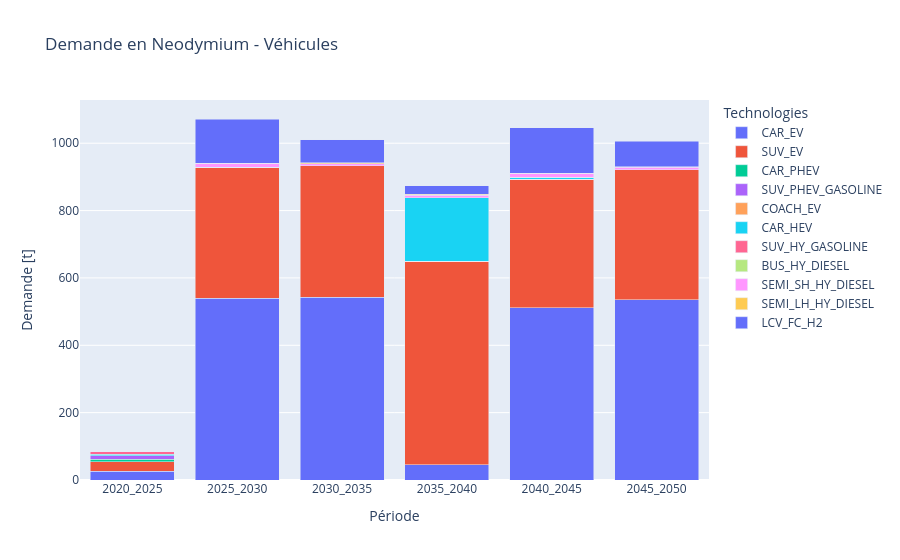

Notebook cell for this chart:
### Code cell
mi_vehicles = {
    'CAR_EV': 695,
    'SUV_EV': 695,
    'CAR_PHEV': 450,
    'SUV_PHEV_GASOLINE': 450,
    'COACH_EV': 1700,
    'CAR_HEV': 278,
    'SUV_HY_GASOLINE': 278,
    'BUS_HY_DIESEL': 278,
    'SEMI_SH_HY_DIESEL': 278,
    'SEMI_LH_HY_DIESEL': 278,
    'LCV_FC_H2': 577,
}

df_demand_vehicles = df_vehicles.multiply(pd.Series(mi_vehicles), axis=0)*0.88 / 1e6

df_melted = df_demand_vehicles.T.reset_index().rename(columns={'index': 'Période'}).melt(
    id_vars='Période', var_name='Technologies', value_name='Demande [t]'
)

fig = px.bar(df_melted, x='Période', y='Demande [t]', color='Technologies', barmode='stack',
             title='Demande en Neodymium - Véhicules')
fig.update_layout(xaxis_title='Période', yaxis_title='Demande [t]')
fig.show()

#filepath = os.path.join(save_dir, 'neo_demand_vehicles.png')
#fig.write_image(filepath)

### Figure 1 — Plotly figure (JSON) as saved in the notebook; plotly's stock layout.template omitted (floating-point values rounded to 4 significant figures)
{"data": [{"hovertemplate": "Technologies=CAR_EV<br>Période=%{x}<br>Demande [t]=%{y}<extra></extra>", "legendgroup": "CAR_EV", "marker": {"color": "#636efa", "pattern": {"shape": ""}}, "name": "CAR_EV", "orientation": "v", "showlegend": true, "textposition": "auto", "type": "bar", "x": ["2020_2025", "2025_2030", "2030_2035", "2035_2040", "2040_2045", "2045_2050"], "xaxis": "x", "y": [25.46, 540.0, 541.9, 45.93, 512.2, 535.7], "yaxis": "y"}, {"hovertemplate": "Technologies=SUV_EV<br>Période=%{x}<br>Demande [t]=%{y}<extra></extra>", "legendgroup": "SUV_EV", "marker": {"color": "#EF553B", "pattern": {"shape": ""}}, "name": "SUV_EV", "orientation": "v", "showlegend": true, "textposition": "auto", "type": "bar", "x": ["2020_2025", "2025_2030", "2030_2035", "2035_2040", "2040_2045", "2045_2050"], "xaxis": "x", "y": [29.43, 389.3, 390.9, 603.0, 380.3, 385.5], "yaxis": "y"}, {"hovertemplate": "Technologies=CAR_PHEV<br>Période=%{x}<br>Demande [t]=%{y}<extra></extra>", "legendgroup": "CAR_PHEV", "marker": {"color": "#00cc96", "pattern": {"shape": ""}}, "name": "CAR_PHEV", "orientation": "v", "showlegend": true, "textposition": "auto", "type": "bar", "x": ["2020_2025", "2025_2030", "2030_2035", "2035_2040", "2040_2045", "2045_2050"], "xaxis": "x", "y": [6.511, 0.0, 0.0, 0.0, 0.0, 0.0], "yaxis": "y"}, {"hovertemplate": "Technologies=SUV_PHEV_GASOLINE<br>Période=%{x}<br>Demande [t]=%{y}<extra></extra>", "legendgroup": "SUV_PHEV_GASOLINE", "marker": {"color": "#ab63fa", "pattern": {"shape": ""}}, "name": "SUV_PHEV_GASOLINE", "orientation": "v", "showlegend": true, "textposition": "auto", "type": "bar", "x": ["2020_2025", "2025_2030", "2030_2035", "2035_2040", "2040_2045", "2045_2050"], "xaxis": "x", "y": [10.07, 0.0, 0.0, 0.0, 0.0, 0.0], "yaxis": "y"}, {"hovertemplate": "Technologies=COACH_EV<br>Période=%{x}<br>Demande [t]=%{y}<extra></extra>", "legendgroup": "COACH_EV", "marker": {"color": "#FFA15A", "pattern": {"shape": ""}}, "name": "COACH_EV", "orientation": "v", "showlegend": true, "textposition": "auto", "type": "bar", "x": ["2020_2025", "2025_2030", "2030_2035", "2035_2040", "2040_2045", "2045_2050"], "xaxis": "x", "y": [0.0, 0.0, 0.0, 0.0, 0.0, 0.0], "yaxis": "y"}, {"hovertemplate": "Technologies=CAR_HEV<br>Période=%{x}<br>Demande [t]=%{y}<extra></extra>", "legendgroup": "CAR_HEV", "marker": {"color": "#19d3f3", "pattern": {"shape": ""}}, "name": "CAR_HEV", "orientation": "v", "showlegend": true, "textposition": "auto", "type": "bar", "x": ["2020_2025", "2025_2030", "2030_2035", "2035_2040", "2040_2045", "2045_2050"], "xaxis": "x", "y": [4.886, 0.0, 0.0, 189.0, 6.952, 0.0], "yaxis": "y"}, {"hovertemplate": "Technologies=SUV_HY_GASOLINE<br>Période=%{x}<br>Demande [t]=%{y}<extra></extra>", "legendgroup": "SUV_HY_GASOLINE", "marker": {"color": "#FF6692", "pattern": {"shape": ""}}, "name": "SUV_HY_GASOLINE", "orientation": "v", "showlegend": true, "textposition": "auto", "type": "bar", "x": ["2020_2025", "2025_2030", "2030_2035", "2035_2040", "2040_2045", "2045_2050"], "xaxis": "x", "y": [7.136, 0.0, 0.0, 0.0, 0.0, 0.0], "yaxis": "y"}, {"hovertemplate": "Technologies=BUS_HY_DIESEL<br>Période=%{x}<br>Demande [t]=%{y}<extra></extra>", "legendgroup": "BUS_HY_DIESEL", "marker": {"color": "#B6E880", "pattern": {"shape": ""}}, "name": "BUS_HY_DIESEL", "orientation": "v", "showlegend": true, "textposition": "auto", "type": "bar", "x": ["2020_2025", "2025_2030", "2030_2035", "2035_2040", "2040_2045", "2045_2050"], "xaxis": "x", "y": [0.06349, 0.0, 0.0, 0.0, 0.0, 0.0], "yaxis": "y"}, {"hovertemplate": "Technologies=SEMI_SH_HY_DIESEL<br>Période=%{x}<br>Demande [t]=%{y}<extra></extra>", "legendgroup": "SEMI_SH_HY_DIESEL", "marker": {"color": "#FF97FF", "pattern": {"shape": ""}}, "name": "SEMI_SH_HY_DIESEL", "orientation": "v", "showlegend": true, "textposition": "auto", "type": "bar", "x": ["2020_2025", "2025_2030", "2030_2035", "2035_2040", "2040_2045", "2045_2050"], "xaxis": "x", "y": [0.0, 11.22, 6.862, 7.784, 11.81, 7.858], "yaxis": "y"}, {"hovertemplate": "Technologies=SEMI_LH_HY_DIESEL<br>Période=%{x}<br>Demande [t]=%{y}<extra></extra>", "legendgroup": "SEMI_LH_HY_DIESEL", "marker": {"color": "#FECB52", "pattern": {"shape": ""}}, "name": "SEMI_LH_HY_DIESEL", "orientation": "v", "showlegend": true, "textposition": "auto", "type": "bar", "x": ["2020_2025", "2025_2030", "2030_2035", "2035_2040", "2040_2045", "2045_2050"], "xaxis": "x", "y": [0.0, 0.0, 2.116, 2.493, 0.0, 1.631], "yaxis": "y"}, {"hovertemplate": "Technologies=LCV_FC_H2<br>Période=%{x}<br>Demande [t]=%{y}<extra></extra>", "legendgroup": "LCV_FC_H2", "marker": {"color": "#636efa", "pattern": {"shape": ""}}, "name": "LCV_FC_H2", "orientation": "v", "showlegend": true, "textposition": "auto", "type": "bar", "x": ["2020_2025", "2025_2030", "2030_2035", "2035_2040", "2040_2045", "2045_2050"], "xaxis": "x", "y": [0.0, 131.4, 68.72, 25.46, 135.1, 75.06], "yaxis": "y"}], "layout": {"barmode": "stack", "legend": {"title": {"text": "Technologies"}, "tracegroupgap": 0}, "title": {"text": "Demande en Neodymium - Véhicules"}, "xaxis": {"anchor": "y", "domain": [0, 1], "title": {"text": "Période"}}, "yaxis": {"anchor": "x", "domain": [0, 1], "title": {"text": "Demande [t]"}}}}
